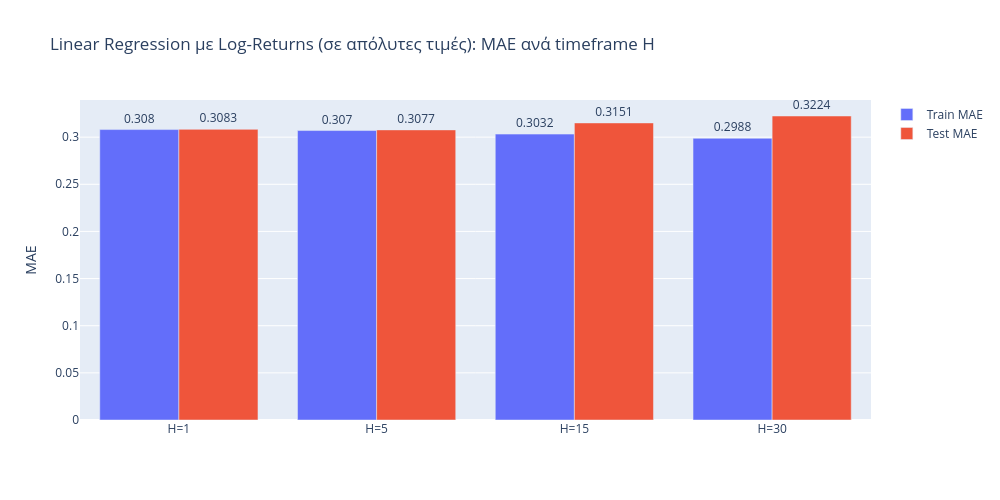

Source (notebook cell):
### Code cell
bar_mae(res_lr, "Linear Regression με Log-Returns (σε απόλυτες τιμές): MAE ανά timeframe H")

comparison = pd.DataFrame({"Test MAE – Ερώτημα 5 (απόλυτες τιμές)": res_abs["Test MAE"],
                           "Test MAE – Ερώτημα 7 (log-returns)": res_lr["Test MAE"]})
comparison.round(4)

### Figure 1 — Plotly figure (JSON) as saved in the notebook; plotly's stock layout.template omitted (floating-point values rounded to 4 significant figures)
{"data": [{"name": "Train MAE", "text": [0.308, 0.307, 0.3032, 0.2988], "textposition": "outside", "type": "bar", "x": ["H=1", "H=5", "H=15", "H=30"], "y": [0.308, 0.307, 0.3032, 0.2988]}, {"name": "Test MAE", "text": [0.3083, 0.3077, 0.3151, 0.3224], "textposition": "outside", "type": "bar", "x": ["H=1", "H=5", "H=15", "H=30"], "y": [0.3083, 0.3077, 0.3151, 0.3224]}], "layout": {"barmode": "group", "height": 500, "title": {"text": "Linear Regression με Log-Returns (σε απόλυτες τιμές): MAE ανά timeframe H"}, "width": 1000, "yaxis": {"title": {"text": "MAE"}}}}
